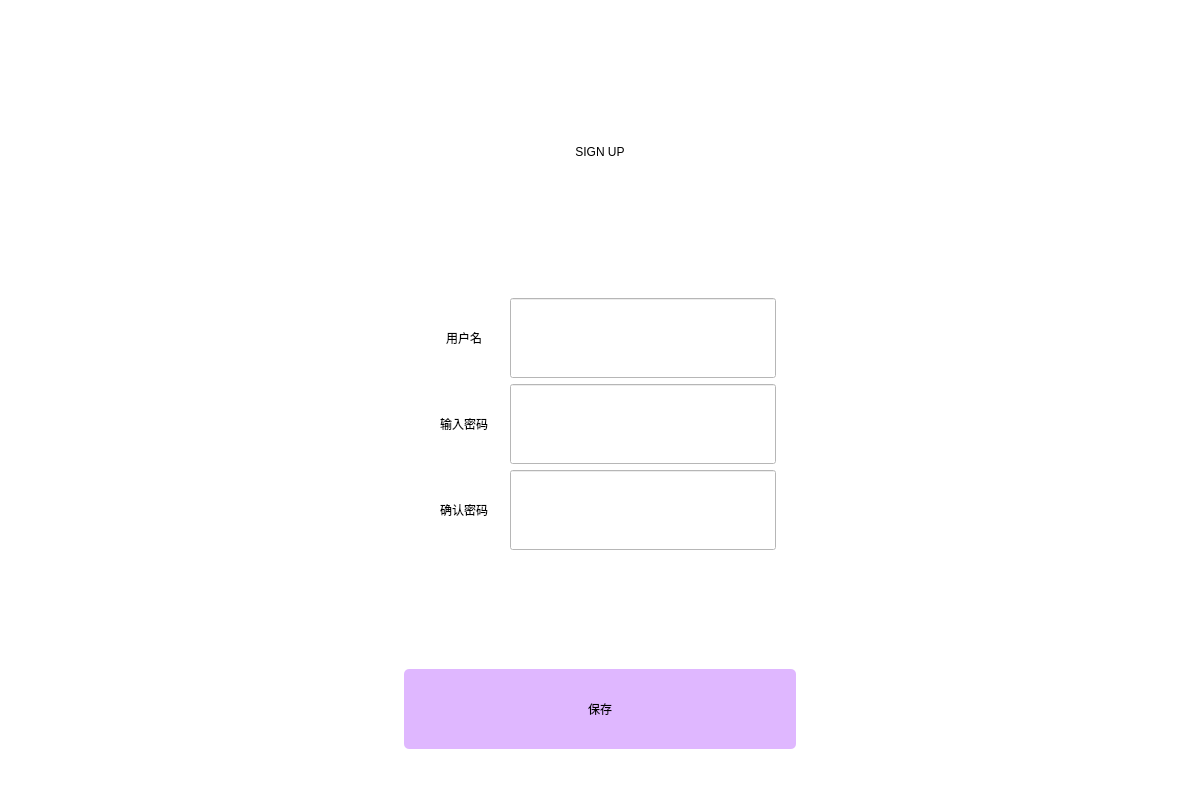
<?xml version="1.0" encoding="UTF-8"?>
<ui version="4.0">
 <class>signup</class>
 <widget class="QWidget" name="signup">
  <property name="geometry">
   <rect>
    <x>0</x>
    <y>0</y>
    <width>1200</width>
    <height>800</height>
   </rect>
  </property>
  <property name="windowTitle">
   <string>Form</string>
  </property>
  <property name="styleSheet">
   <string notr="true">background-color: rgb(255, 255, 255);</string>
  </property>
  <layout class="QGridLayout" name="gridLayout">
   <item row="0" column="0">
    <spacer name="horizontalSpacer">
     <property name="orientation">
      <enum>Qt::Horizontal</enum>
     </property>
     <property name="sizeHint" stdset="0">
      <size>
       <width>375</width>
       <height>20</height>
      </size>
     </property>
    </spacer>
   </item>
   <item row="0" column="1">
    <layout class="QVBoxLayout" name="verticalLayout" stretch="5,2,2,1,0">
     <item>
      <widget class="QLabel" name="label_3">
       <property name="styleSheet">
        <string notr="true">QLabel
{
	font: 50pt &quot;Arial&quot;;
}</string>
       </property>
       <property name="text">
        <string>SIGN UP</string>
       </property>
       <property name="alignment">
        <set>Qt::AlignCenter</set>
       </property>
      </widget>
     </item>
     <item>
      <layout class="QHBoxLayout" name="horizontalLayout">
       <item>
        <spacer name="verticalSpacer">
         <property name="orientation">
          <enum>Qt::Vertical</enum>
         </property>
         <property name="sizeHint" stdset="0">
          <size>
           <width>20</width>
           <height>40</height>
          </size>
         </property>
        </spacer>
       </item>
       <item>
        <layout class="QHBoxLayout" name="horizontalLayout_2">
         <item>
          <layout class="QVBoxLayout" name="verticalLayout_3">
           <item>
            <widget class="QLabel" name="label_6">
             <property name="minimumSize">
              <size>
               <width>80</width>
               <height>0</height>
              </size>
             </property>
             <property name="layoutDirection">
              <enum>Qt::RightToLeft</enum>
             </property>
             <property name="styleSheet">
              <string notr="true">font: 10pt &quot;幼圆&quot;;</string>
             </property>
             <property name="text">
              <string>用户名</string>
             </property>
             <property name="alignment">
              <set>Qt::AlignCenter</set>
             </property>
            </widget>
           </item>
           <item>
            <widget class="QLabel" name="label_5">
             <property name="styleSheet">
              <string notr="true">font: 10pt &quot;幼圆&quot;;</string>
             </property>
             <property name="text">
              <string>输入密码</string>
             </property>
             <property name="alignment">
              <set>Qt::AlignCenter</set>
             </property>
            </widget>
           </item>
           <item>
            <widget class="QLabel" name="label">
             <property name="styleSheet">
              <string notr="true">font: 10pt &quot;幼圆&quot;;</string>
             </property>
             <property name="text">
              <string>确认密码</string>
             </property>
             <property name="alignment">
              <set>Qt::AlignCenter</set>
             </property>
            </widget>
           </item>
          </layout>
         </item>
         <item>
          <layout class="QVBoxLayout" name="verticalLayout_2">
           <item>
            <widget class="QLineEdit" name="userName">
             <property name="minimumSize">
              <size>
               <width>0</width>
               <height>80</height>
              </size>
             </property>
             <property name="styleSheet">
              <string notr="true">font: 12pt &quot;Arial&quot;;</string>
             </property>
             <property name="echoMode">
              <enum>QLineEdit::Normal</enum>
             </property>
             <property name="alignment">
              <set>Qt::AlignCenter</set>
             </property>
             <property name="placeholderText">
              <string/>
             </property>
            </widget>
           </item>
           <item>
            <widget class="QLineEdit" name="passWord_1">
             <property name="minimumSize">
              <size>
               <width>0</width>
               <height>80</height>
              </size>
             </property>
             <property name="styleSheet">
              <string notr="true">font: 12pt &quot;Arial&quot;;</string>
             </property>
             <property name="echoMode">
              <enum>QLineEdit::Password</enum>
             </property>
             <property name="alignment">
              <set>Qt::AlignCenter</set>
             </property>
             <property name="placeholderText">
              <string/>
             </property>
            </widget>
           </item>
           <item>
            <widget class="QLineEdit" name="passWord_2">
             <property name="minimumSize">
              <size>
               <width>0</width>
               <height>80</height>
              </size>
             </property>
             <property name="styleSheet">
              <string notr="true">font: 12pt &quot;Arial&quot;;</string>
             </property>
             <property name="echoMode">
              <enum>QLineEdit::Password</enum>
             </property>
             <property name="alignment">
              <set>Qt::AlignCenter</set>
             </property>
             <property name="placeholderText">
              <string/>
             </property>
            </widget>
           </item>
          </layout>
         </item>
        </layout>
       </item>
       <item>
        <spacer name="verticalSpacer_2">
         <property name="orientation">
          <enum>Qt::Vertical</enum>
         </property>
         <property name="sizeHint" stdset="0">
          <size>
           <width>20</width>
           <height>40</height>
          </size>
         </property>
        </spacer>
       </item>
      </layout>
     </item>
     <item>
      <spacer name="verticalSpacer_3">
       <property name="orientation">
        <enum>Qt::Vertical</enum>
       </property>
       <property name="sizeHint" stdset="0">
        <size>
         <width>20</width>
         <height>40</height>
        </size>
       </property>
      </spacer>
     </item>
     <item>
      <widget class="QPushButton" name="confirm">
       <property name="minimumSize">
        <size>
         <width>200</width>
         <height>80</height>
        </size>
       </property>
       <property name="styleSheet">
        <string notr="true">font: 12pt &quot;幼圆&quot;;
background-color: rgb(223, 183, 255);
border-radius: 5px;</string>
       </property>
       <property name="text">
        <string>保存</string>
       </property>
      </widget>
     </item>
     <item>
      <spacer name="verticalSpacer_4">
       <property name="orientation">
        <enum>Qt::Vertical</enum>
       </property>
       <property name="sizeHint" stdset="0">
        <size>
         <width>20</width>
         <height>40</height>
        </size>
       </property>
      </spacer>
     </item>
    </layout>
   </item>
   <item row="0" column="2">
    <spacer name="horizontalSpacer_2">
     <property name="orientation">
      <enum>Qt::Horizontal</enum>
     </property>
     <property name="sizeHint" stdset="0">
      <size>
       <width>375</width>
       <height>20</height>
      </size>
     </property>
    </spacer>
   </item>
  </layout>
 </widget>
 <resources/>
 <connections/>
</ui>
